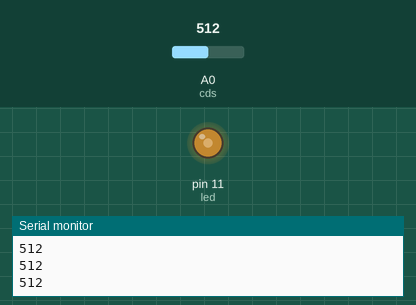
Simulated run of this sketch. Board: Arduino Uno, built with avr-gcc and run on an emulated ATmega328P. Parts: output pins drawn as LEDs (lit = HIGH), the last lines printed to the serial monitor. Inputs (shaded band) come from the test bench; at power-on: A0 (cds) = 512.

Above: at 1.2 s.
1.3 s: A0 (cds) set to 560
At 2.2 s:
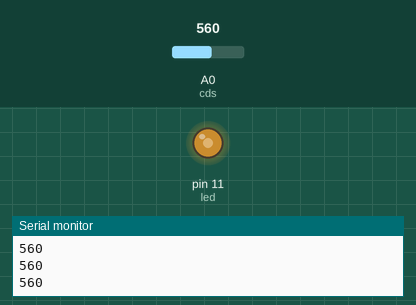
2.8 s: A0 (cds) set to 340
At 3.4 s:
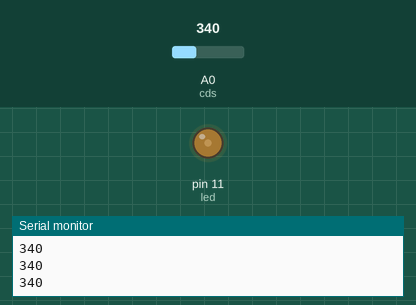
4.3 s: A0 (cds) set to 165
At 5.5 s:
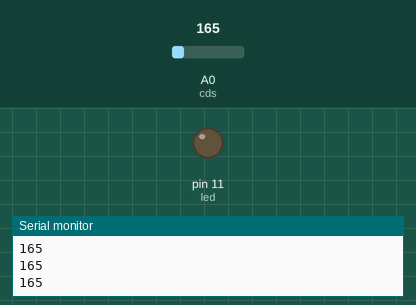
5.8 s: A0 (cds) set to 935
At 6.9 s:
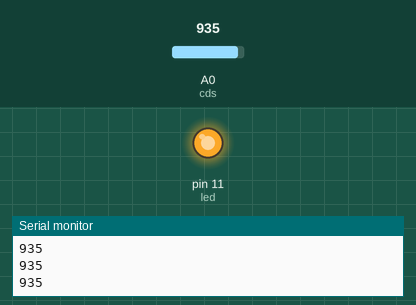
7.3 s: A0 (cds) set to 511
At 8.0 s:
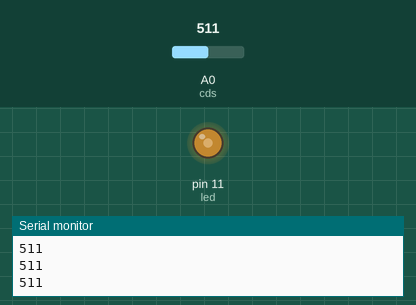
8.8 s: A0 (cds) set to 122
At 9.2 s:
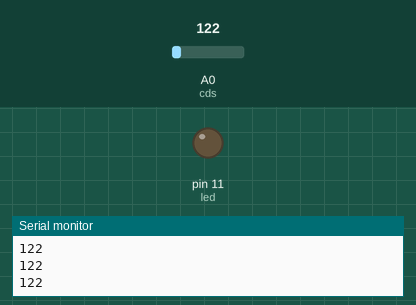
Timing chart, 0 to 11.3 s (numbered marks = the images above; inputs shaded):
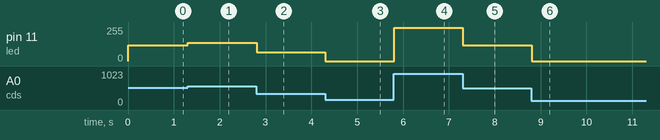

Measured:
- after the input at 1.3 s, pin 11 (led): 120/255 → 136/255 at once
- after the input at 2.8 s, pin 11 (led): 136/255 → 64/255 at once
- after the input at 4.3 s, pin 11 (led): 64/255 → 0/255 at once
- after the input at 5.8 s, pin 11 (led): 0/255 → 248/255 at once
- after the input at 7.3 s, pin 11 (led): 248/255 → 120/255 at once
- after the input at 8.8 s, pin 11 (led): 120/255 → 0/255 at once

The sketch:

______LED.ino
```cpp
int cds = A0;
int led = 11;


void setup() {
  pinMode(led, OUTPUT);
  Serial.begin(9600);

}

void loop() {

  int cv = analogRead(cds); // cv = cdsValue 조도값
  Serial.println(cv);


  if(cv < 200){
  analogWrite(led, 0);
  }

  if(cv < 200 && cv > 175){
  analogWrite(led, 8);
  }

  if(cv < 225 && cv > 200){
  analogWrite(led, 16);
  }

  if(cv < 250 && cv > 225){
  analogWrite(led, 24);
  }

  if(cv < 275 && cv > 250){
  analogWrite(led, 32);
  }

  if(cv < 300 && cv > 275){
  analogWrite(led, 40);
  }

  if(cv < 325 && cv > 300){
  analogWrite(led, 48);
  }

  if(cv < 325 && cv > 300){
  analogWrite(led, 56);
  }

  if(cv < 350 && cv > 325){
  analogWrite(led, 64);
  }

  if(cv < 375 && cv > 350){
  analogWrite(led, 72);
  }

  if(cv < 400 && cv > 375){
  analogWrite(led, 80);
  }

  if(cv < 425 && cv > 400){
  analogWrite(led, 88);
  }

  if(cv < 450 && cv > 425){
  analogWrite(led, 96);
  }

  if(cv < 475 && cv > 450){
  analogWrite(led, 104);
  }

  if(cv < 500 && cv > 475){
  analogWrite(led, 112);
  }
  if(cv < 525 && cv > 500){
  analogWrite(led, 120);
  }

  if(cv < 550 && cv > 525){
  analogWrite(led, 128);
  }

  if(cv < 575 && cv > 550){
  analogWrite(led, 136);
  }

  if(cv < 600 && cv > 575){
  analogWrite(led, 144);
  }

  if(cv < 625 && cv > 600){
  analogWrite(led, 152);
  }

  if(cv < 650 && cv > 625){
  analogWrite(led, 160);
  }

  if(cv < 675 && cv > 650){
  analogWrite(led, 168);
  }

  if(cv < 700 && cv > 675){
  analogWrite(led, 176);
  }

  if(cv < 725 && cv > 700){
  analogWrite(led, 184);
  }

  if(cv < 750 && cv > 725){
  analogWrite(led, 192);
  }

  if(cv < 775 && cv > 750){
  analogWrite(led, 200);
  }

  if(cv < 800 && cv > 775){
  analogWrite(led, 208);
  }

  if(cv < 825 && cv > 800){
  analogWrite(led, 216);
  }

  if(cv < 850 && cv > 825){
  analogWrite(led, 224);
  }

  if(cv < 875 && cv > 850){
  analogWrite(led, 232);
  }

  if(cv < 900 && cv > 875){
  analogWrite(led, 240);
  }

  if(cv < 925 && cv > 900){
  analogWrite(led, 248);
  }

  if(cv > 925){
  analogWrite(led, 248);
  }

  //if(cv < 950 && cv > 925){
  //analogWrite(led, 255);
  //}

  //if(cv < 975 && cv > 950){
  //analogWrite(led, 238);
  //}

  //if(cv < 1000 && cv > 975){
  //analogWrite(led, 244);
  //}

  //if(cv < 1024 && cv > 1000){
  //analogWrite(led, 250);
  //}
}
```
